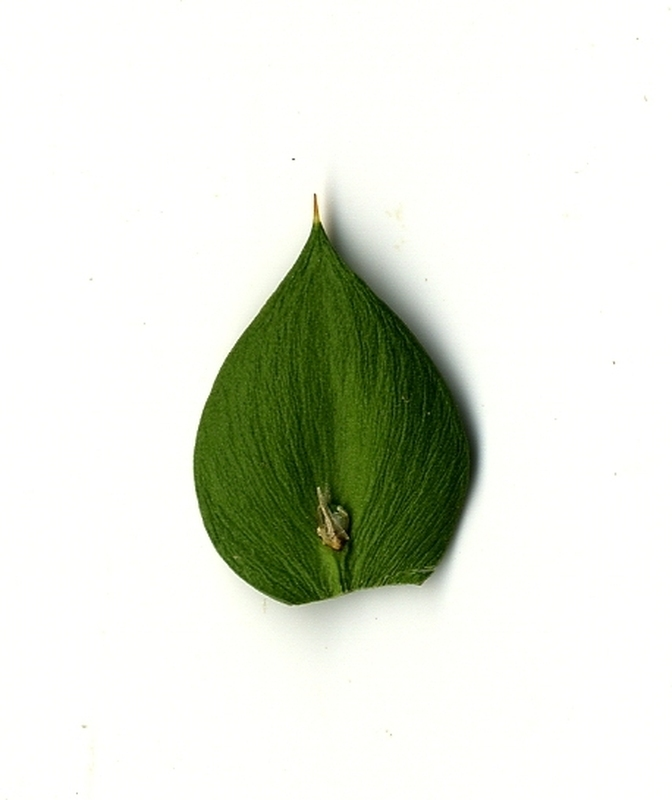
#> input picture domashna3/database/1.jpg, 672 x 800 px; its folder holds only this picture in this run
$ python main.py
#> lines starting #> are read from the running program, lines starting #| are printed output that depends on the picture; after the words box and inside, x2 and y2 are one past the last pixel; in counts of white or black regions, pixels touching at a corner belong together
import os

import cv2 as cv2
import numpy as np
import matplotlib.pyplot as plt

inputFolder = "database"
outputFolder = "outputFolder"

images = os.listdir(inputFolder)

for i in images:
    path = os.path.join(inputFolder, i)
    image = cv2.imread(path)
#> image is the input picture: shape (800, 672, 3); mean B, G, R 218, 228.9, 224.7
    image = cv2.cvtColor(image, cv2.COLOR_BGR2GRAY)
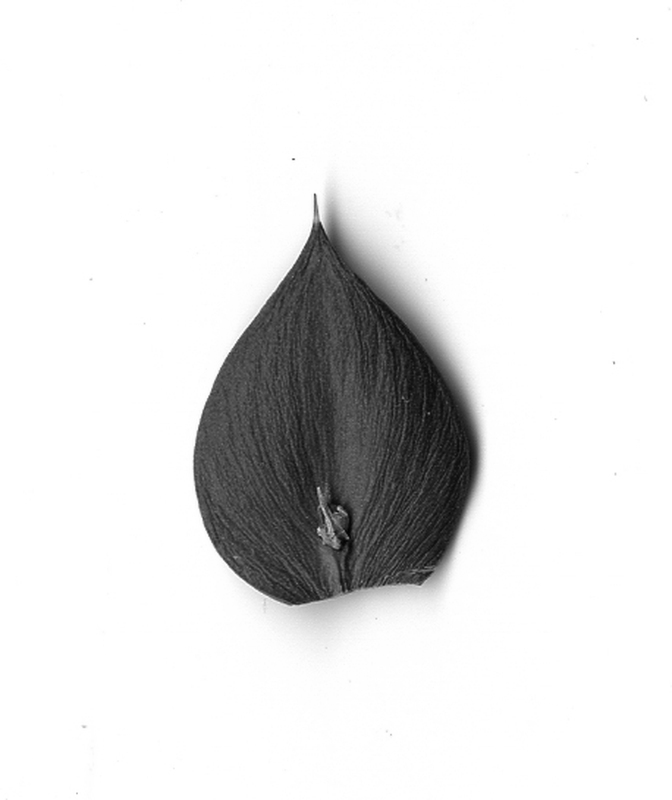
#> image: shape (800, 672); min 2, max 255, mean 226.5
    image = cv2.GaussianBlur(image, (3, 3), 0)

    _, threshold = cv2.threshold(image, 0, 255, cv2.THRESH_BINARY + cv2.THRESH_OTSU)
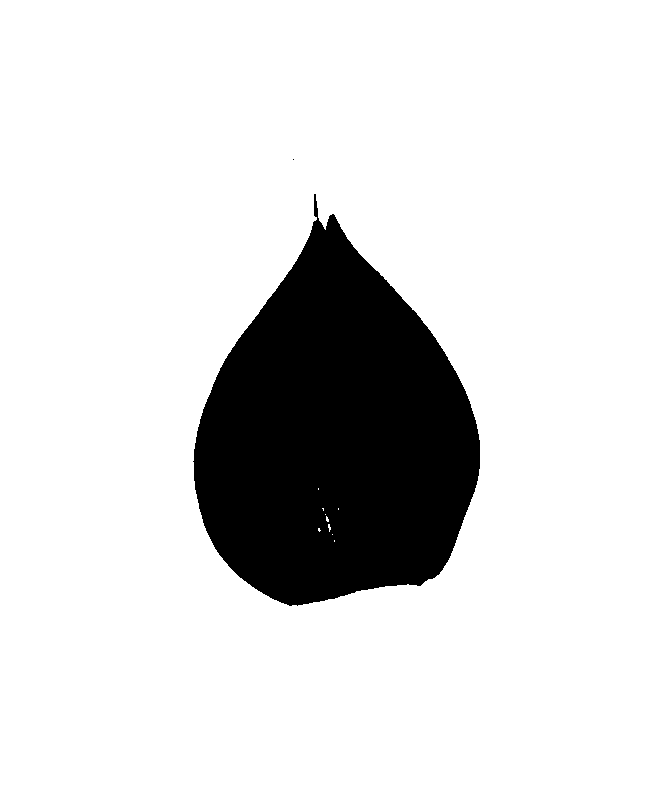
#> threshold: shape (800, 672); 85.8% white; 2 black regions (1 under 20 px), largest, box (x1, y1, x2, y2) and area: (193, 194, 480, 606) 76279

    morphed_image = cv2.morphologyEx(threshold, cv2.MORPH_OPEN, kernel=np.ones((5, 5), np.uint8))
#> morphed_image: shape (800, 672); 85.8% white; 2 black regions (1 under 20 px)

    contour, _ = cv2.findContours(morphed_image, cv2.RETR_TREE, cv2.CHAIN_APPROX_SIMPLE)
#> contour = 3 contours, 1 with area under 20; largest, box (x1, y1, x2, y2) and area: (0, 0, 672, 800) 536129, (192, 193, 481, 607) 76846
    finalImage = cv2.drawContours(np.zeros(morphed_image.shape, np.uint8), contour, -1, 255, 1)
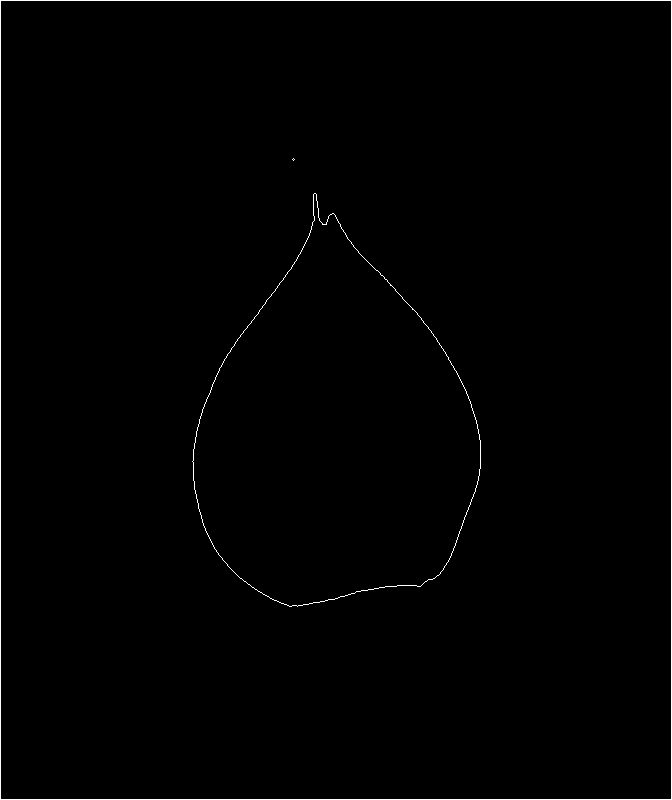
#> finalImage: shape (800, 672); 0.73% white in thin lines or dots

    finalImage = cv2.dilate(finalImage, (1, 1))
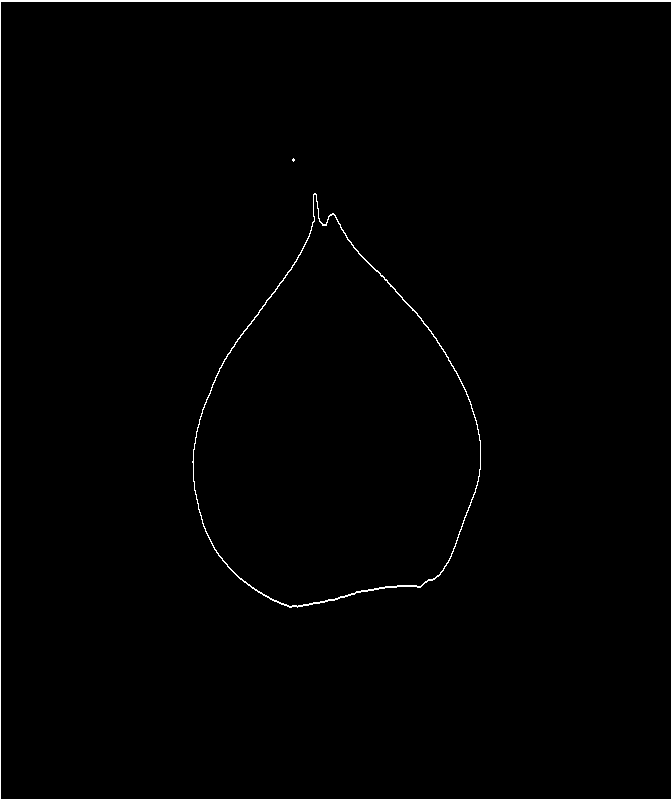
#> finalImage: shape (800, 672); 0.97% white in thin lines or dots

    outputPath = os.path.join(outputFolder, i)
    cv2.imwrite(outputPath, finalImage)

#     cv2.imshow("something", finalImage)
#     cv2.waitKey(0)
#
# cv2.destroyAllWindows()

$ run again, on domashna3/database/10005.jpg
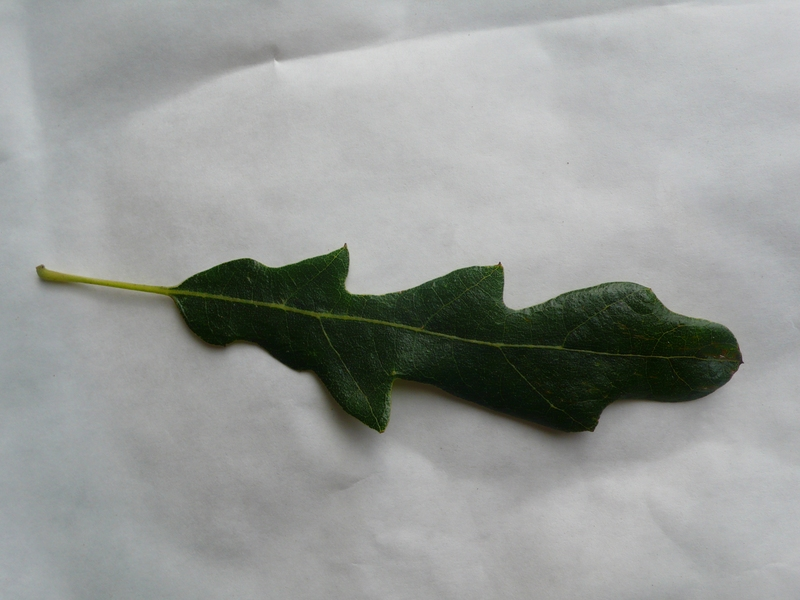
#> input picture domashna3/database/10005.jpg, 800 x 600 px
#> image is the input picture: shape (600, 800, 3); mean B, G, R 151.6, 154.4, 151.3
#> `_, threshold = cv2.threshold(image, 0, 255, cv2.THRESH_BINARY + cv2.TH..`:
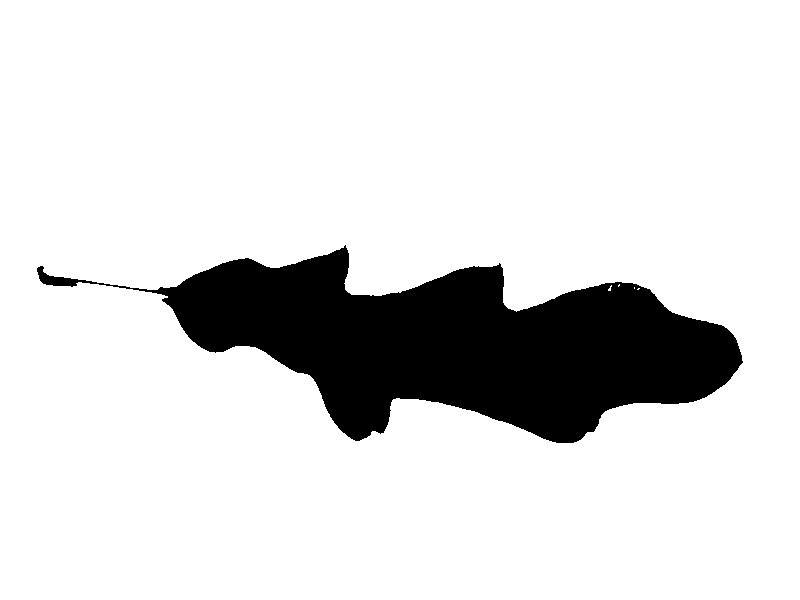
#> threshold: shape (600, 800); 86.5% white; 1 black region, box (x1, y1, x2, y2) and area: (37, 245, 743, 443) 64963
#> morphed_image: shape (600, 800); 86.5% white; 1 black region
#> contour = 2 contours; box (x1, y1, x2, y2) and area: (0, 0, 800, 600) 478601, (36, 244, 744, 444) 65839
#> `finalImage = cv2.dilate(finalImage, (1, 1))`:
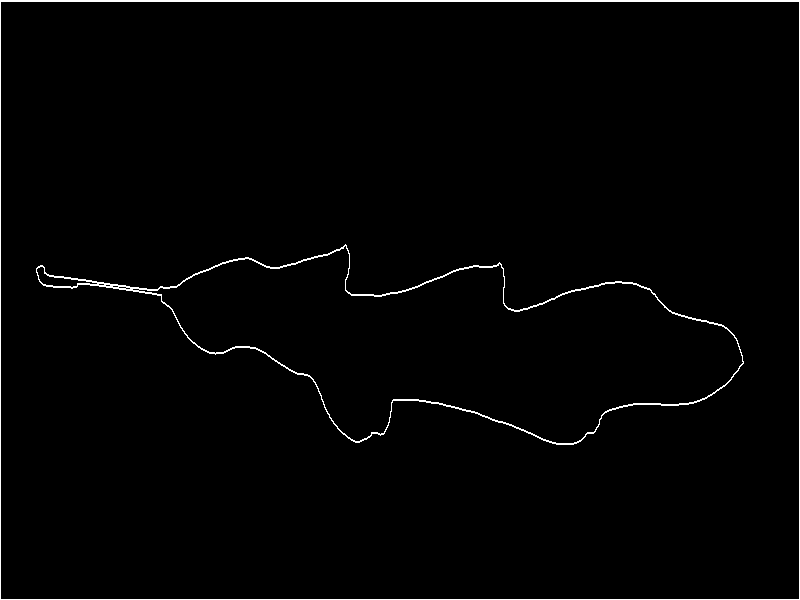
#> finalImage: shape (600, 800); 1.4% white in thin lines or dots

$ run again, on domashna3/database/10152.jpg
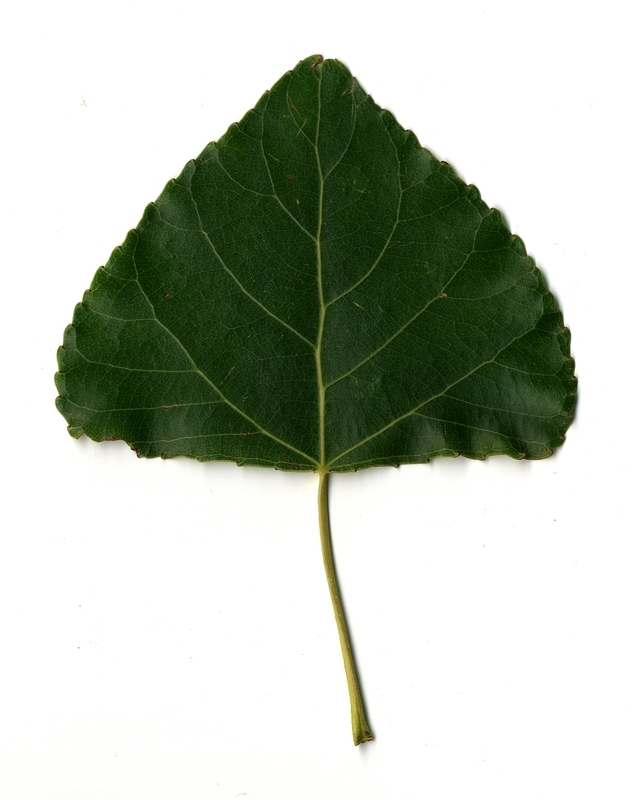
#> input picture domashna3/database/10152.jpg, 632 x 800 px
#> image is the input picture: shape (800, 632, 3); mean B, G, R 183, 195, 188
#> `_, threshold = cv2.threshold(image, 0, 255, cv2.THRESH_BINARY + cv2.TH..`:
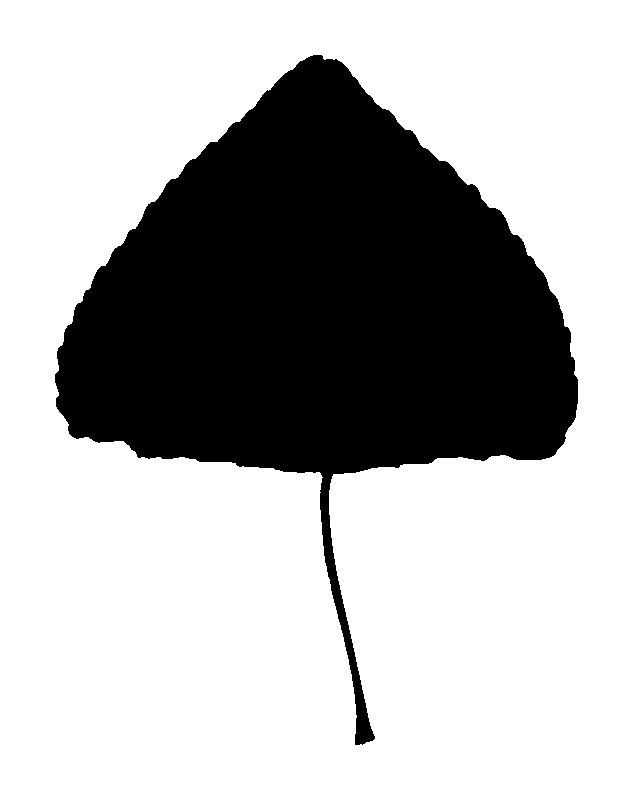
#> threshold: shape (800, 632); 70.3% white; 1 black region, box (x1, y1, x2, y2) and area: (55, 55, 578, 745) 150262
#> morphed_image: shape (800, 632); 70.3% white; 1 black region
#> contour = 2 contours; box (x1, y1, x2, y2) and area: (0, 0, 632, 800) 504169, (54, 54, 579, 746) 151272
#> `finalImage = cv2.dilate(finalImage, (1, 1))`:
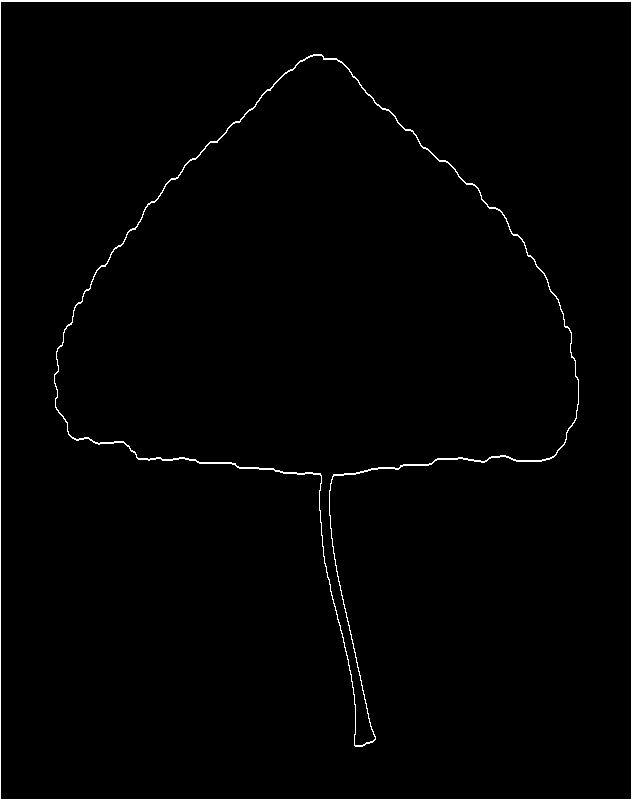
#> finalImage: shape (800, 632); 1.3% white in thin lines or dots

$ run again, on domashna3/database/10000.jpg
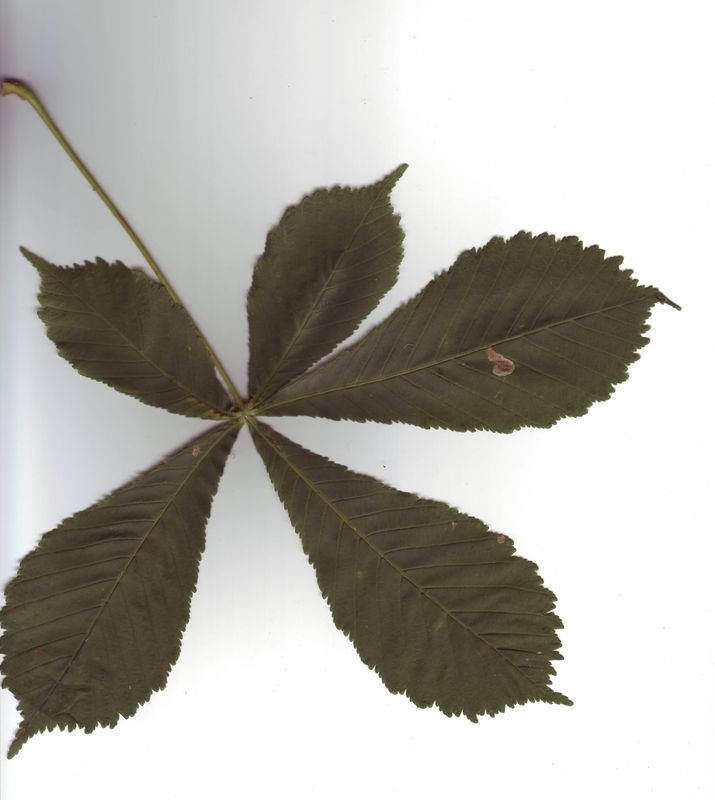
#> input picture domashna3/database/10000.jpg, 715 x 800 px
#> image is the input picture: shape (800, 715, 3); mean B, G, R 173.9, 179.8, 181.8
#> threshold: shape (800, 715); 66.9% white; 1 black region, box (x1, y1, x2, y2) and area: (0, 14, 681, 759) 189230
#> morphed_image: shape (800, 715); 66.8% white; 1 black region
#> contour = 5 contours, 3 with area under 20; largest, box (x1, y1, x2, y2) and area: (0, 0, 715, 800) 337842, (0, 100, 210, 607) 40562
#> `finalImage = cv2.dilate(finalImage, (1, 1))`:
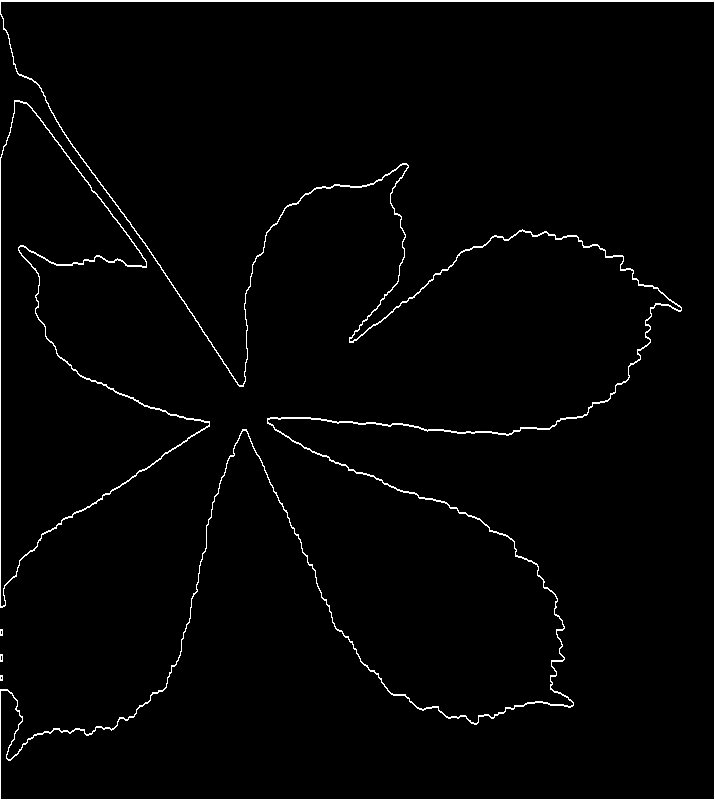
#> finalImage: shape (800, 715); 1.9% white in thin lines or dots
